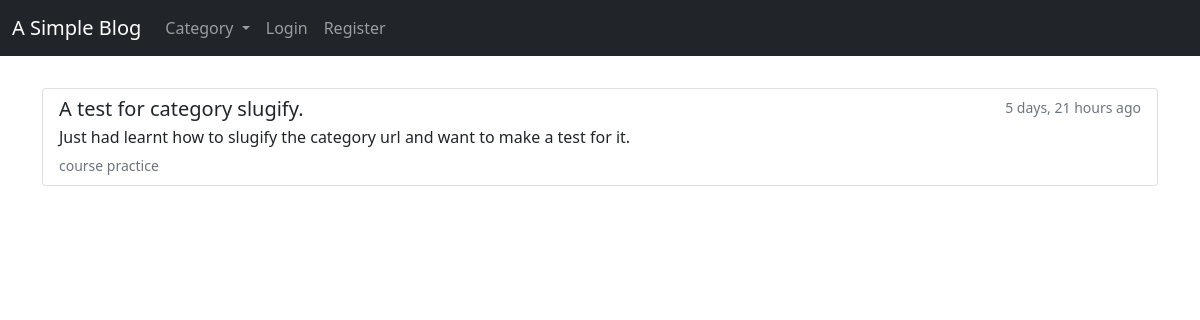
The app's page /category/course practice/ with its own data.
### myBlog/models.py (models this page shows, shortened)
class Post(models.Model):
    title = models.CharField(max_length=255)
    author = models.ForeignKey(User, on_delete=CASCADE, null=False)
    tag = models.CharField(max_length=255)
    category = models.CharField(max_length=50, default="coding")
    body = RichTextField(blank=True, null=True)
    image = models.ImageField(null=True, blank=True, upload_to='images/')
    post_time = models.DateTimeField(auto_now_add=True)
    likes = models.ManyToManyField(User, related_name="like_list")
    class Meta:
        ordering = ['-post_time']

### myBlog/views.py (the view)
class CategoryPostsView(generic.ListView):
    model = Post
    template_name = 'myBlog/category_posts.html'
    def get_context_data(self, **kwargs):
        posts_list = Post.objects.filter(category=self.kwargs['category'])
        context = super().get_context_data(**kwargs)
        context['posts_list'] = posts_list
        return context

### myBlog/context_processors.py (called while the page is built)
def get_category_list(request):
    category_list = Category.objects.all()
    return {
        'category_list': category_list,
    }

### myBlog/models.py (called while the page is built)
    def __str__(self):
        return self.name

### myBlog/templates/myBlog/category_posts.html (shortened to what this page needs)
{% extends 'base.html' %} {% block title %} My Blog {% endblock %}
{% block body %}
<br />
{% if posts_list %}
{% for post in posts_list %}
<div class="list-group">
  <a href="{% url 'article_detail' post.pk %}" class="list-group-item list-group-item-action">
    <div class="d-flex w-100 justify-content-between">
      <h5 class="mb-1">{{ post.title }}</h5>
      <small class="text-muted">{{ post.post_time|timesince }} ago</small>
    </div>
    <p class="mb-1">
      {% if post.body|length > 120 %}
      {{ post.body|slice:":120" }} ...
      {% else %}
      {{ post.body }}
      {% endif %}
    </p>
    <small class="text-muted">{{ post.category }}</small>
  </a>
</div>
<br />
{% endfor %}
{% else %}
<p><strong>Sorry, there are no articles fall under this category.</strong></p>
{% endif %}
{% endblock %}

### records on screen
Post: title "A test for category slugify.", post_time "5 days, 21 hours", body "Just had learnt how to slugify the category url and want to make a test for it.", category "course practice"
